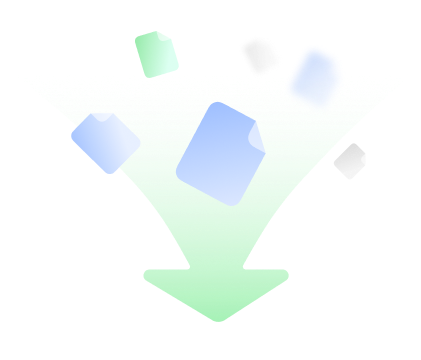
#> input picture mouse_spot_targets/doubao_intro.png, 421 x 360 px
$ python evidence_overlay.py mouse_spot_targets/doubao_intro.png 5 5 5 5 mouse_spot_targets/doubao_link.png
#> lines starting #> are read from the running program, lines starting #| are printed output that depends on the picture
"""Evidence overlay — draw a red guide box and verify its edges.

WHY THIS EXISTS
---------------
A worker produces evidence (a screenshot) and must classify it PASS/FAIL.
Two problems make that hard:

1. A bare crop is ambiguous. "Does this crop show X?" invites a VL model to
   hallucinate, because the crop has no context and no reference frame.
2. A measured rectangle is not a proven rectangle. Storing X1,Y1,X2,Y2 does not
   mean the box actually sits on the target row.

The red guide box solves both at once:
  - HUMAN: full-span lines show at a glance whether the box cuts the row edge.
  - VL: "does the text inside the RED BOX read X?" is far less ambiguous than
    "does this crop show X?", which measurably cuts hallucination.

The full-height / full-width lines are the point. A plain rectangle only shows
the box; a full-span line shows whether that line actually lands on the
boundary, because you can follow it across the whole image.

EDGE VERDICT
------------
Each of the 4 edges is verified independently:
    X1 vertical, X2 vertical, Y1 horizontal, Y2 horizontal
    delta = |detected - candidate|
    PASS <= tol_pass, WARN <= tol_warn, else FAIL
    edge not found -> FAIL (fail-closed: never assume)

The "nudge right 5 / left 5" search happens in IMAGE space as a 1D scan. No real
mouse movement is involved, so it is fast, repeatable, and cannot disturb other
windows.

Read-only with respect to the system: this module only reads images and writes
the overlay PNG it is asked to write.
"""
from __future__ import annotations

from dataclasses import dataclass, field
from pathlib import Path
from typing import Any

# Verdict thresholds in image pixels. A picker row is ~34px tall, so 3px is
# ~9% of the row — strict enough to catch a mis-measure, loose enough not to
# fail on antialiasing.
TOL_PASS = 3
TOL_WARN = 8

# Edge scan window: how far either side of the candidate to look.
SCAN_RADIUS = 24

# A +/-24px window presumes the target is at least ~48px across. Measured on a
# 30x30 icon: X1, X2, Y1 and Y2 ALL resolved to detected=7, because the window
# contained the glyph's left edge whichever edge was being tested. The rect could
# then never pass no matter how well it was placed.
#
# So the window is also capped to a fraction of the target's own size. This is a
# SEPARATE failure mode from a borderless row: there, no luminance step exists at
# all (delta=None); here a step exists but several compete, and the strongest one
# wins regardless of which edge asked.
SCAN_RADIUS_FRACTION = 3        # radius <= target_span // this
SCAN_RADIUS_MIN = 2

RED = (255, 0, 0)
RED_SOFT = (255, 80, 80)
LABEL_BG = (0, 0, 0)


@dataclass
class EdgeResult:
    edge: str            # "X1" | "X2" | "Y1" | "Y2"
    axis: str            # "vertical" | "horizontal"
    candidate: int       # the stored coordinate
    detected: int | None # the strongest edge found nearby, None if none
    delta: int | None    # |detected - candidate|
    verdict: str         # "PASS" | "WARN" | "FAIL"
    note: str = ""

    def as_dict(self) -> dict[str, Any]:
        return {
            "edge": self.edge,
            "axis": self.axis,
            "candidate": self.candidate,
            "detected": self.detected,
            "delta": self.delta,
            "verdict": self.verdict,
            "note": self.note,
        }


@dataclass
class OverlayResult:
    ok: bool
    overlay_path: str | None = None      # annotated — for the HUMAN
    vl_path: str | None = None           # text-free — for the VL
    edges: list[EdgeResult] = field(default_factory=list)
    all_pass: bool = False
    error: str | None = None

    def as_dict(self) -> dict[str, Any]:
        return {
            "ok": self.ok,
            "overlay_path": self.overlay_path,
            "vl_path": self.vl_path,
            "edges": [e.as_dict() for e in self.edges],
            "all_pass": self.all_pass,
            "error": self.error,
        }


# ---------------------------------------------------------------------------
# edge detection
# ---------------------------------------------------------------------------

def _gray_rows_cols(img):
    """Return (cols, rows) as float lists of mean luminance.

    cols[x] = mean luminance of column x  -> used to find VERTICAL edges
    rows[y] = mean luminance of row y     -> used to find HORIZONTAL edges

    Single pass over the pixels: both accumulators are filled together.
    """
    g = img.convert("L")
    w, h = g.size
    px = g.load()
    cols = [0.0] * w
    rows = [0.0] * h
    for y in range(h):
        row_acc = 0
        for x in range(w):
            v = px[x, y]
            row_acc += v
            cols[x] += v
        rows[y] = row_acc
    inv_w = 1.0 / float(w) if w else 0.0
    inv_h = 1.0 / float(h) if h else 0.0
    for x in range(w):
        cols[x] *= inv_h
    for y in range(h):
        rows[y] *= inv_w
    return cols, rows


def _strongest_edge(profile: list[float], candidate: int, radius: int = SCAN_RADIUS):
    """Find the strongest gradient in profile within +/- radius of candidate.

    This is the "nudge right 5 / left 5" search, done in image space: we look at
    every offset in the window and keep the one with the largest luminance step.
    Returns (index, magnitude) or (None, 0.0) when the window is flat.
    """
    n = len(profile)
    if n < 3:
        return None, 0.0
    lo = max(1, candidate - radius)
    hi = min(n - 2, candidate + radius)
    if hi <= lo:
        return None, 0.0
    best_i, best_m = None, 0.0
    for i in range(lo, hi + 1):
        m = abs(profile[i + 1] - profile[i - 1])
        if m > best_m:
            best_i, best_m = i, m
    return best_i, best_m


# [8 lines left out: function _verdict, not called in this run]


def scan_radius_for(span: int) -> int:
    """Largest sane scan radius for a target that is `span` px across.

    A fixed +/-24px window lets a small target's other edges leak into the one
    being tested. Measured on a 30x30 icon: every edge resolved to detected=7, so
    X2/Y2 reported delta 17-19 while X1/Y1 reported delta 1 — an unavoidable FAIL
    caused by the window, not by the rect.

    The radius is therefore capped to a third of the target's span, so the window
    cannot reach the opposite edge. Returns the smaller of SCAN_RADIUS and that
    cap, never below SCAN_RADIUS_MIN.
    """
    span = max(0, int(span))
    capped = span // SCAN_RADIUS_FRACTION
    return max(SCAN_RADIUS_MIN, min(SCAN_RADIUS, capped))


def verify_edges(
    img,
    x1: int,
    y1: int,
    x2: int,
    y2: int,
    *,
    tol_pass: int = TOL_PASS,
    tol_warn: int = TOL_WARN,
    min_edge: float = 6.0,
    scan_radius: int | None = None,
) -> list[EdgeResult]:
    """Verify the 4 edges of a rect against the image.

    `min_edge` is the minimum luminance step that counts as a real edge. Below
    it the window is considered flat -> FAIL, because a flat window means the
    line is not on any boundary (fail-closed, never assume).

    `scan_radius` defaults to None, meaning "derive it from the target size" via
    scan_radius_for(). Pass an explicit value only to override that deliberately.
    """
    cols, rows = _gray_rows_cols(img)
    out: list[EdgeResult] = []

    span_x, span_y = abs(x2 - x1), abs(y2 - y1)
    r_x = scan_radius if scan_radius is not None else scan_radius_for(span_x)
    r_y = scan_radius if scan_radius is not None else scan_radius_for(span_y)

    for name, axis, profile, cand, radius in (
        ("X1", "vertical", cols, x1, r_x),
        ("X2", "vertical", cols, x2, r_x),
        ("Y1", "horizontal", rows, y1, r_y),
        ("Y2", "horizontal", rows, y2, r_y),
    ):
        det, mag = _strongest_edge(profile, cand, radius=radius)
        if det is None or mag < min_edge:
            out.append(EdgeResult(
                edge=name, axis=axis, candidate=cand, detected=det, delta=None,
                verdict="FAIL",
                note=("no edge found within +/-%dpx (max step %.1f < %.1f) — "
                      "line is not on a boundary" % (radius, mag, min_edge)),
            ))
            continue
        delta = abs(det - cand)
        out.append(EdgeResult(
            edge=name, axis=axis, candidate=cand, detected=det, delta=delta,
            verdict=_verdict(delta, tol_pass, tol_warn),
            note="step=%.1f radius=%d" % (mag, radius),
        ))
    return out


# ---------------------------------------------------------------------------
# overlay drawing
# ---------------------------------------------------------------------------

def _rects_overlap(ax1, ay1, ax2, ay2, bx1, by1, bx2, by2) -> bool:
    return not (ax2 <= bx1 or ax1 >= bx2 or ay2 <= by1 or ay1 >= by2)


def _place_label(w: int, h: int, cx1: int, cy1: int, cx2: int, cy2: int,
                 bw: int, bh: int) -> tuple[int, int]:
    """Pick a label position that does NOT overlap the box.

    CRITICAL: the label carries the edge verdict text. If it lands inside the
    red box, the VL model reads that text as the box contents and question 2
    ("does the text inside the red box read X?") answers NO for the right box.
    Caught by qc_evidence_classify.py --vl: the model replied
    'The text inside the red box reads "Default permissions OK X1..."'.

    Preference order: above, below, right, left. Falls back to the least
    overlapping candidate if the image is too small for any clean spot.
    """
    pad = 2
    candidates = [
        (cx1, cy1 - bh - pad),          # above the box
        (cx1, cy2 + pad),               # below the box
        (cx2 + pad, cy1),               # right of the box
        (cx1 - bw - pad, cy1),          # left of the box
    ]
    best = None
    best_overlap = None
    for bx, by in candidates:
        bx = max(0, min(w - bw, bx))
        by = max(0, min(h - bh, by))
        overlap = _rects_overlap(bx, by, bx + bw, by + bh, cx1, cy1, cx2, cy2)
        if not overlap:
            return bx, by
        # measure how bad the overlap is, to pick the least bad fallback
        ox1, oy1 = max(bx, cx1), max(by, cy1)
        ox2, oy2 = min(bx + bw, cx2), min(by + bh, cy2)
        area = max(0, ox2 - ox1) * max(0, oy2 - oy1)
        if best_overlap is None or area < best_overlap:
            best, best_overlap = (bx, by), area
    return best if best else (0, 0)


def annotate_evidence(img, lines, *, anchor=None, scale=1.0):
    """Draw a BLACK BAND with RED text stating what the picture proves.

    THE HUMAN (2026-09-26): "evidence image be image, user can understand why
    this is evidence, not have screenshot only".

    MEASURED: the coordinate evidence images already explain themselves
    (`evidence_final/EVID-vscode_taskbar_icon-..._full.png` carries
    `target rect (40,40)-(77,77) centre (58,58)`), while a STEP image was a BARE
    screenshot — a reader could not tell whether it proved a PASS, a FAIL, or
    that the step never ran.

    ONE IMPLEMENTATION. This is the band that `draw_guide_box` already drew
    inline; it is extracted here so the coordinate images and the step images
    cannot drift into two different label styles.

    `anchor` is the region of interest `(x1, y1, x2, y2)` the band must NOT
    cover; when omitted the band is placed at the top-left.

    `scale` multiplies the font and line height. MEASURED (2026-09-26): a band
    drawn at 1x on a 1280px image is legible, but the SAME band on a 240px
    thumbnail is a smear — so the caller scales it to the image it is drawing on.

    Returns a NEW image; the input is not modified.
    """
    from PIL import ImageDraw

    out = img.convert("RGB").copy()
    d = ImageDraw.Draw(out)
    w, h = out.size
    lines = [str(s) for s in (lines or []) if str(s or "").strip()]
    if not lines:
        return out
    sc = max(0.5, float(scale or 1.0))
    pad = max(2, int(4 * sc))
    lh = max(8, int(12 * sc))
    cw = max(3, int(6 * sc))
    bw = max(len(s) for s in lines) * cw + pad * 2
    bh = len(lines) * lh + pad * 2
    if anchor:
        bx, by = _place_label(w, h, int(anchor[0]), int(anchor[1]),
                              int(anchor[2]), int(anchor[3]), bw, bh)
    else:
        bx, by = 0, 0
    # CLAMP, so a band wider than the image is still fully visible.
    bx = max(0, min(max(0, w - bw), bx))
    by = max(0, min(max(0, h - bh), by))
    d.rectangle([bx, by, bx + bw, by + bh], fill=LABEL_BG)
    for i, s in enumerate(lines):
        d.text((bx + pad, by + pad + i * lh), s, fill=RED_SOFT)
    return out


def draw_guide_box(
    img,
    x1: int,
    y1: int,
    x2: int,
    y2: int,
    *,
    label: str = "",
    edges: list[EdgeResult] | None = None,
    annotate: bool = True,
):
    """Draw the red guide: full-span X1/X2 lines, full-span Y1/Y2 lines, box.

    Full-span lines are deliberate — a plain rectangle only shows the box, while
    a line running the whole image height lets a human follow it and see whether
    it truly cuts the row boundary.

    `annotate=False` produces the VL-SAFE image: lines + box, NO text at all.

    WHY THE TWO VARIANTS EXIST (measured 2026-09-19)
    ------------------------------------------------
    Any text drawn on the overlay becomes a candidate answer to question 2
    ("does the text inside the red box read X?"). With full-span lines the
    label sits in a red-bounded region, so a 7B-VL reports the LABEL text as the
    box contents and answers NO on a perfectly correct box. Measured:

        full-span + box + text label   -> NO   ("reads <label> OK X1 cand=...")
        full-span + box + NO label     -> YES  ("reads <label>")   <- correct

    So: the VL reads the text-free image, the human reads the annotated one.
    """
    from PIL import ImageDraw

    out = img.convert("RGB").copy()
    d = ImageDraw.Draw(out)
    w, h = out.size

    def _clamp(v, hi):
        return max(0, min(hi - 1, int(v)))

    cx1, cy1 = _clamp(x1, w), _clamp(y1, h)
    cx2, cy2 = _clamp(x2, w), _clamp(y2, h)

    # --- z-order matters ---
    # The annotation is drawn FIRST and the guide lines LAST, so a line is never
    # occluded by the text. An earlier version drew the text last and its
    # fallback position landed on the X1 line, hiding 69 of 200 px — which
    # defeats the entire point of full-span lines.

    # 1) annotation (human variant only)
    if annotate:
        lines = []
        if label:
            lines.append(label)
        if edges:
            for e in edges:
                mark = {"PASS": "OK", "WARN": "~", "FAIL": "X"}.get(e.verdict, "?")
                det = "-" if e.detected is None else str(e.detected)
                dlt = "-" if e.delta is None else str(e.delta)
                lines.append("%s %s cand=%d det=%s d=%s"
                             % (mark, e.edge, e.candidate, det, dlt))
        if lines:
            # ONE IMPLEMENTATION of the band. `annotate_evidence` owns the
            # drawing, so the coordinate images and the step images cannot drift
            # into two different label styles.
            out = annotate_evidence(out, lines,
                                    anchor=(cx1, cy1, cx2, cy2))
            d = ImageDraw.Draw(out)

    # 2) full-span guide lines (on top of the annotation)
    d.line([(cx1, 0), (cx1, h)], fill=RED, width=1)
    d.line([(cx2, 0), (cx2, h)], fill=RED, width=1)
    d.line([(0, cy1), (w, cy1)], fill=RED, width=1)
    d.line([(0, cy2), (w, cy2)], fill=RED, width=1)

    # 3) the box itself — thick, so "the red box" is unambiguous
    d.rectangle([cx1, cy1, cx2, cy2], outline=RED, width=3)

    # 4) corner ticks so the box is readable even on a busy background
    tick = 8
    for (px, py, dx, dy) in (
        (cx1, cy1, 1, 1), (cx2, cy1, -1, 1), (cx1, cy2, 1, -1), (cx2, cy2, -1, -1),
    ):
        d.line([(px, py), (px + dx * tick, py)], fill=RED_SOFT, width=2)
        d.line([(px, py), (px, py + dy * tick)], fill=RED_SOFT, width=2)

    return out


def build_overlay(
    image_path: str | Path | Any,
    x1: int,
    y1: int,
    x2: int,
    y2: int,
    out_path: str | Path,
    *,
    label: str = "",
    tol_pass: int = TOL_PASS,
    tol_warn: int = TOL_WARN,
) -> OverlayResult:
    """Verify edges, draw the guide box, save the overlay. Never raises.

    `image_path` accepts EITHER a filesystem path OR an already-open PIL Image.
    Synthetic tests and callers that hold an in-memory frame should not be forced
    to write a temp file first — an earlier version only accepted a path and
    silently returned ok=False for an Image, which made every in-memory case
    look like a detection failure.
    """
#> called with image_path = 'mouse_spot_targets/doubao_intro.png', x1 = 5, y1 = 5, x2 = 5, y2 = 5, out_path = 'mouse_spot_targets/doubao_link.png', label = '', tol_pass = 3
    try:
        from PIL import Image
    except Exception as e:
        return OverlayResult(ok=False, error="PIL unavailable: %s" % e)

    img = None
    if hasattr(image_path, "size") and hasattr(image_path, "convert"):
        img = image_path                      # already a PIL Image
    else:
        try:
            img = Image.open(str(image_path))
#> img is the input picture: PIL image 421x360 RGBA; mean R, G, B, A 71.2, 79.9, 77.7, 39.7
        except Exception as e:
            return OverlayResult(ok=False, error="cannot open %s: %s" % (image_path, e))

    try:
        edges = verify_edges(img, x1, y1, x2, y2,
                             tol_pass=tol_pass, tol_warn=tol_warn)
#> in _gray_rows_cols, `g = img.convert("L")`:
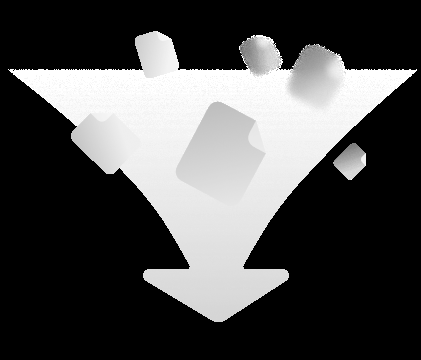
#> g: PIL image 421x360 L; min 0, max 255, mean 77
#> after the loop in _gray_rows_cols, `for y in range(h):`: cols = 421 values, max 56669 at index 243, min 0 at index 0, mean 27737.8; rows = 360 values, max 98213 at index 71, min 0 at index 0, mean 32437.8
#> after the loop in _gray_rows_cols, `for x in range(w):`: cols = 421 values, max 157.4 at index 243, min 0 at index 0, mean 77.05
#> after the loop in _gray_rows_cols, `for y in range(h):`: rows = 360 values, max 233.3 at index 71, min 0 at index 0, mean 77.05
#> the loop in verify_edges, `for name, axis, profile, cand, radius in ( ("X1", "vertical", cols, x1..` made 4 passes
#> (name, axis, n in _strongest_edge, det, mag) on passes 1 to 2: ('X1', 'vertical', 421, 7, 0.708), ('X2', 'vertical', 421, 7, 0.708)
#> after the loop in verify_edges, `for name, axis, profile, cand, radius in (`: out = 4 items
#> edges = 4 items
        # TWO renders from the same rect:
        #   vl_path      text-free  -> the VL reads ONLY the box contents
        #   overlay_path annotated  -> the human reads the verdicts
        # See draw_guide_box() for the measurement that made this necessary.
        out_p = Path(out_path)
        out_p.parent.mkdir(parents=True, exist_ok=True)
        vl_p = out_p.with_name(out_p.stem + "_vl" + out_p.suffix)

        draw_guide_box(img, x1, y1, x2, y2, annotate=False).save(str(vl_p))
#> in draw_guide_box, `out = img.convert("RGB").copy()`:
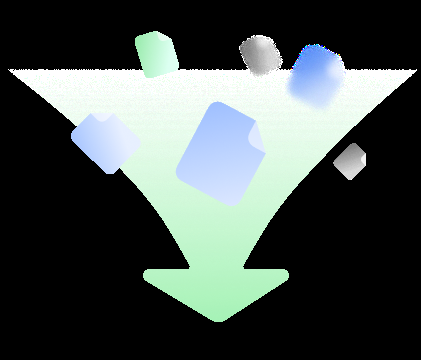
#> out: PIL image 421x360 RGB; mean R, G, B 71.2, 79.9, 77.7
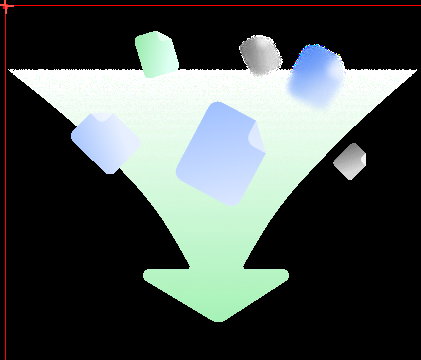
#> saved as doubao_link_vl.png: PIL image 421x360 RGB; mean R, G, B 72.6, 79.9, 77.7
        draw_guide_box(img, x1, y1, x2, y2, label=label, edges=edges,
                       annotate=True).save(str(out_p))
#> the loop in draw_guide_box (call 2), `for e in edges:` made 4 passes
#> det on passes 1 to 4: '7', '7', '-', '-'
#> in annotate_evidence, `lines = [str(s) for s in (lines or []) if str(s or "").strip()]`: lines = ['X X1 cand=5 det=7 d=-', 'X X2 cand=5 det=7 d=-', 'X Y1 cand=5 det=- d=-', 'X Y2 cand=5 det=- d=-']
#> in annotate_evidence, `bw = max(len(s) for s in lines) * cw + pad * 2`: bw = 134
#> in annotate_evidence, `bh = len(lines) * lh + pad * 2`: bh = 56
#> in _place_label, `candidates = [ (cx1, cy1 - bh - pad),`: candidates = [(5, -53), (5, 7), (7, 5), (-131, 5)]
#> the loop in _place_label, `for bx, by in candidates:` made 1 pass
#> (bx, by, overlap) on pass 1: (5, 0, False)
#> in annotate_evidence, `bx, by = _place_label(w, h, int(anchor[0]), int(anchor[1]), int(anchor..`: bx = 5; by = 0
#> the loop in annotate_evidence, `for i, s in enumerate(lines):` made 4 passes
#> s on passes 1 to 4: 'X X1 cand=5 det=7 d=-', 'X X2 cand=5 det=7 d=-', 'X Y1 cand=5 det=- d=-', 'X Y2 cand=5 det=- d=-'
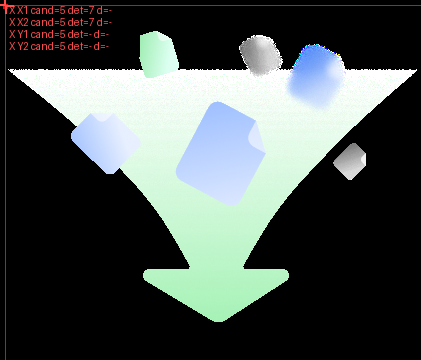
#> saved as doubao_link.png: PIL image 421x360 RGB; mean R, G, B 73.8, 80.2, 78
    except Exception as e:
        return OverlayResult(ok=False, error="%s: %s" % (type(e).__name__, e))

    return OverlayResult(
        ok=True,
        overlay_path=str(out_p),
        vl_path=str(vl_p),
        edges=edges,
        all_pass=all(e.verdict == "PASS" for e in edges),
    )


if __name__ == "__main__":
    import json
    import sys

    if len(sys.argv) < 7:
        print("usage: evidence_overlay.py IMG X1 Y1 X2 Y2 OUT [label]")
        raise SystemExit(1)
    res = build_overlay(
        sys.argv[1],
        int(sys.argv[2]), int(sys.argv[3]), int(sys.argv[4]), int(sys.argv[5]),
        sys.argv[6],
        label=sys.argv[7] if len(sys.argv) > 7 else "",
    )
    print(json.dumps(res.as_dict(), indent=2, ensure_ascii=False))
#> (printed output is left out)
